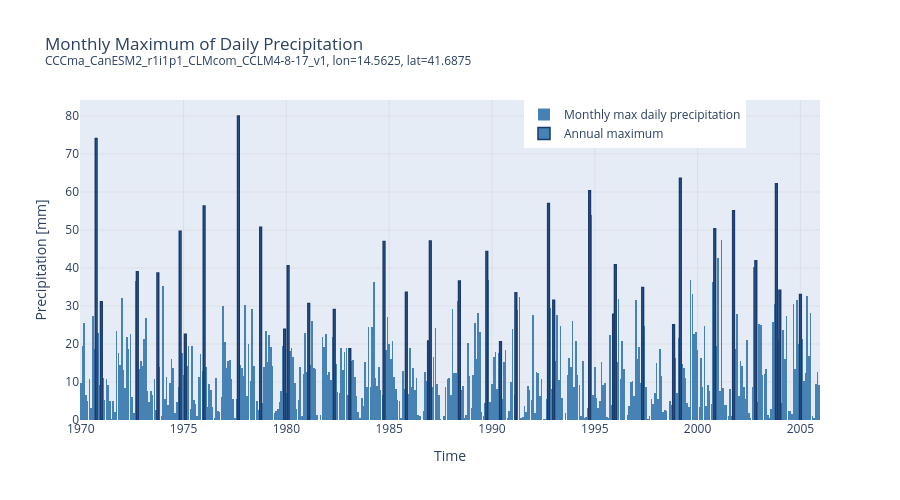

Here is the notebook cell this chart was saved with:
### Code cell
fig = go.Figure()

# Build annual maxima mask
annual_maxima = point_df.copy()
annual_maxima['annual_max'] = annual_maxima.groupby('year')['rx1day'].transform('max')
annual_maxima = annual_maxima[point_df['rx1day'] == annual_maxima['annual_max']]

# Trace 1: all bars, uniform steelblue fill, no border
fig.add_trace(go.Bar(
    x=point_df['time'],
    y=point_df['rx1day'],
    name='Monthly max daily precipitation',
    marker=dict(color='steelblue', line=dict(width=0)),
    hovertemplate='%{x|%Y-%m}<br>%{y:.1f} mm<extra></extra>',
))

# Trace 2: annual maxima only, overlay with dark border — toggling this in the
# legend genuinely shows/hides the highlighting
fig.add_trace(go.Bar(
    x=annual_maxima['time'],
    y=annual_maxima['rx1day'],
    name='Annual maximum',
    marker=dict(
        color='steelblue',
        line=dict(color='#1a3a6c', width=1.5),
    ),
    hovertemplate='Annual max<br>%{x|%Y-%m}<br>%{y:.1f} mm<extra></extra>',
))

fig.update_layout(
    title=dict(text=f'Monthly Maximum of Daily Precipitation<br><sup>{point_df["member_id"].unique()[0]}, lon={point_df["lon"].unique()[0]}, lat={point_df["lat"].unique()[0]}</sup>'),
    xaxis=dict(title='Time', showgrid=True, gridcolor='lightgrey', gridwidth=0.5),
    yaxis=dict(title='Precipitation [mm]', showgrid=True, gridcolor='lightgrey', gridwidth=0.5),
    barmode='overlay',
    bargap=0,
    legend=dict(x=0.6, y=1, xanchor='left', yanchor='top'),
    autosize=True,
    height=500,
)

fig.show(config={'displayModeBar': True, 'responsive': True})

### Figure 1 — Plotly figure (JSON) as saved in the notebook; plotly's stock layout.template omitted (floating-point values rounded to 4 significant figures; data arrays with more than 128 entries replaced by an {"elided": "..."} marker saying what was removed)
{"data": [{"hovertemplate": "%{x|%Y-%m}<br>%{y:.1f} mm<extra></extra>", "marker": {"color": "steelblue", "line": {"width": 0}}, "name": "Monthly max daily precipitation", "type": "bar", "x": {"elided": "432 str values"}, "y": {"elided": "432 float values"}}, {"hovertemplate": "Annual max<br>%{x|%Y-%m}<br>%{y:.1f} mm<extra></extra>", "marker": {"color": "steelblue", "line": {"color": "#1a3a6c", "width": 1.5}}, "name": "Annual maximum", "type": "bar", "x": ["1970-10-01T00:00:00", "1971-01-01T00:00:00", "1972-10-01T00:00:00", "1973-10-01T00:00:00", "1974-11-01T00:00:00", "1975-02-01T00:00:00", "1976-01-01T00:00:00", "1977-09-01T00:00:00", "1978-10-01T00:00:00", "1979-12-01T00:00:00", "1980-02-01T00:00:00", "1981-02-01T00:00:00", "1982-05-01T00:00:00", "1983-02-01T00:00:00", "1984-10-01T00:00:00", "1985-11-01T00:00:00", "1986-12-01T00:00:00", "1987-01-01T00:00:00", "1988-06-01T00:00:00", "1989-10-01T00:00:00", "1990-06-01T00:00:00", "1991-03-01T00:00:00", "1992-10-01T00:00:00", "1993-01-01T00:00:00", "1994-10-01T00:00:00", "1995-12-01T00:00:00", "1996-01-01T00:00:00", "1997-05-01T00:00:00", "1998-11-01T00:00:00", "1999-03-01T00:00:00", "2000-11-01T00:00:00", "2001-10-01T00:00:00", "2002-11-01T00:00:00", "2003-11-01T00:00:00", "2004-01-01T00:00:00", "2005-01-01T00:00:00"], "y": [74.06, 31.1, 39.02, 38.67, 49.64, 22.55, 56.32, 80.0, 50.7, 23.86, 40.59, 30.67, 29.06, 18.75, 46.99, 33.59, 20.8, 47.11, 36.55, 44.35, 20.6, 33.46, 57.0, 31.48, 60.35, 27.8, 40.84, 34.9, 25.08, 63.59, 50.3, 55.09, 41.88, 62.2, 34.13, 33.03]}], "layout": {"autosize": true, "bargap": 0, "barmode": "overlay", "height": 500, "legend": {"x": 0.6, "xanchor": "left", "y": 1, "yanchor": "top"}, "title": {"text": "Monthly Maximum of Daily Precipitation<br><sup>CCCma_CanESM2_r1i1p1_CLMcom_CCLM4-8-17_v1, lon=14.5625, lat=41.6875</sup>"}, "xaxis": {"gridcolor": "lightgrey", "gridwidth": 0.5, "showgrid": true, "title": {"text": "Time"}}, "yaxis": {"gridcolor": "lightgrey", "gridwidth": 0.5, "showgrid": true, "title": {"text": "Precipitation [mm]"}}}}
